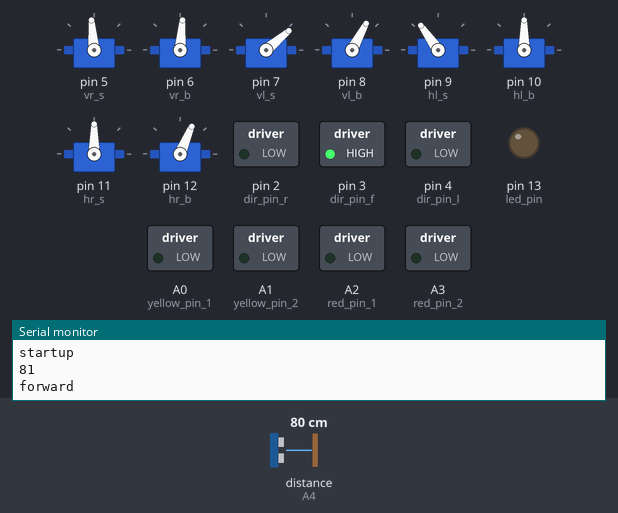
The sketch below on a simulated Arduino Uno, built with avr-gcc and run on an emulated ATmega328P. Parts: 8 × servo, switched loads named in the sketch (green lamp = pin HIGH), output pins drawn as LEDs (lit = HIGH), the last lines printed to the serial monitor. Dashed ring = blinking. Inputs (shaded band) come from the test bench; at power-on: distance to the obstacle (sensor on A4) 80 cm. Random numbers use the default seed unless the sketch sets one; pins used as bus, display or sensor lines are not drawn.

Above: at 5.2 s.
5.3 s: distance to the obstacle (sensor on A4) set to 28 cm
8.8 s: distance to the obstacle (sensor on A4) set to 22 cm
At 9.45 s:
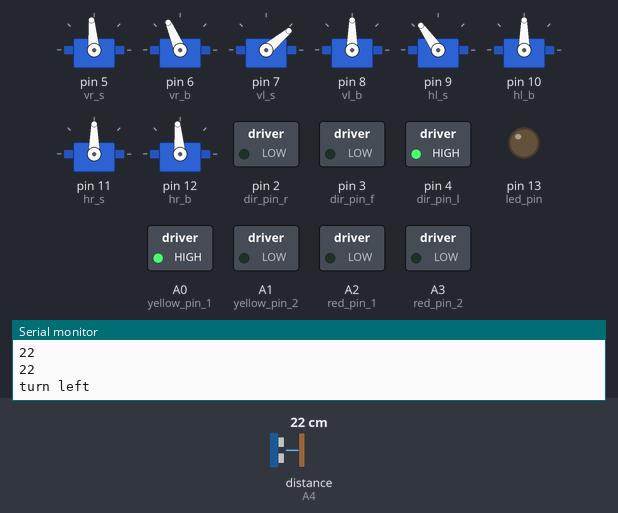
12.3 s: distance to the obstacle (sensor on A4) set to 35 cm
At 13.17 s:
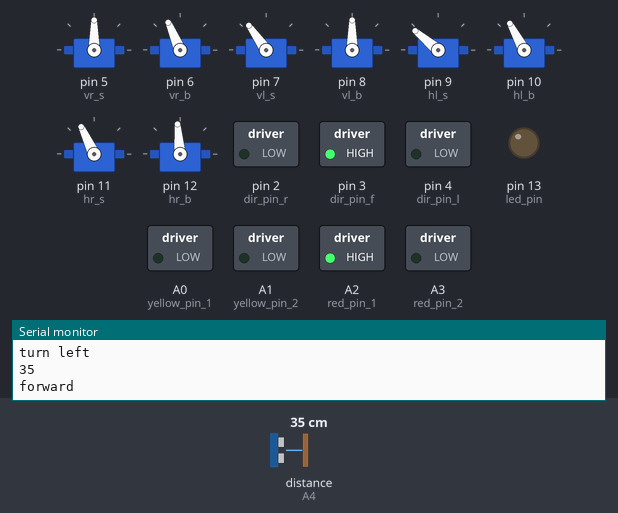
15.8 s: distance to the obstacle (sensor on A4) set to 2 cm
At 20.39 s:
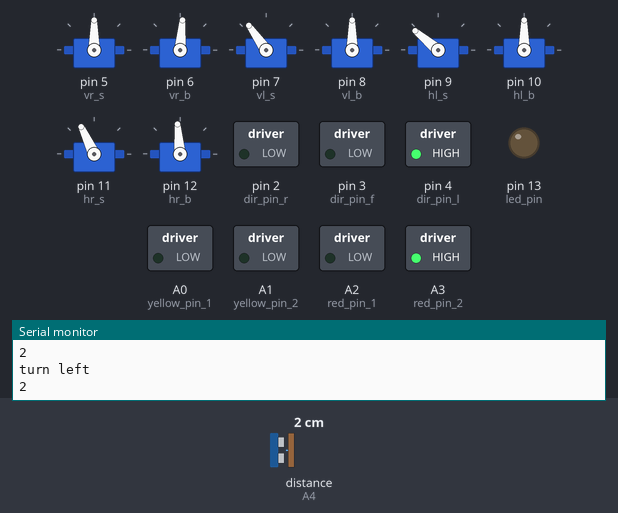
21.0 s: distance to the obstacle (sensor on A4) set to 60 cm
At 24.48 s:
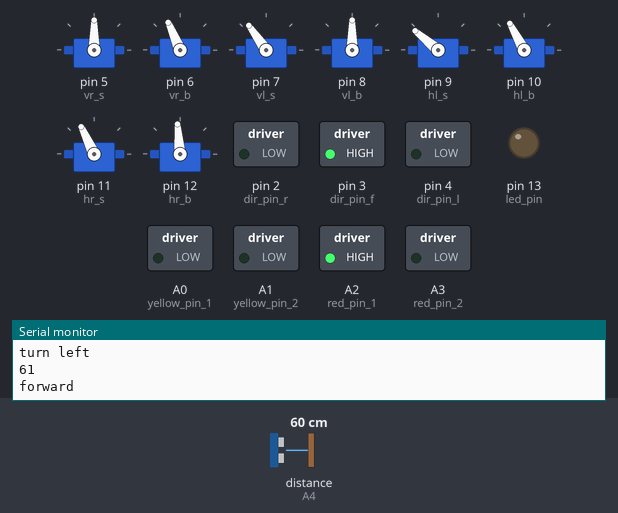
24.5 s: distance to the obstacle (sensor on A4) set to 4 cm
At 26.41 s:
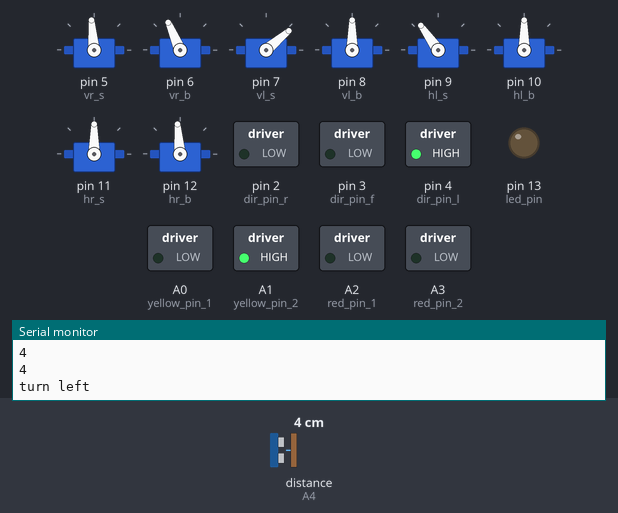
Timing chart, 0 to 36.1 s (numbered marks = the images above; inputs shaded):
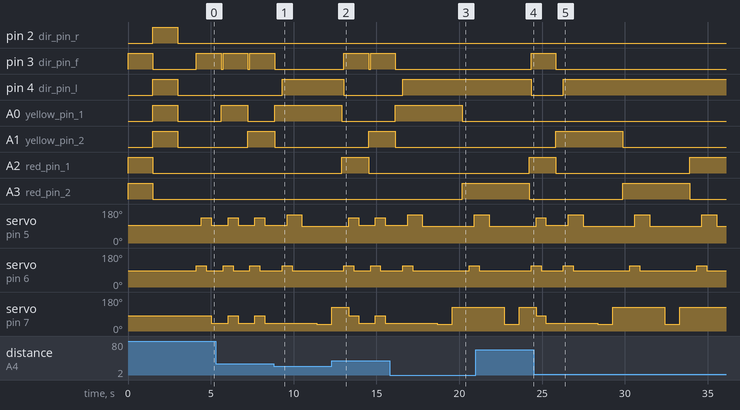

Measured:
- the behaviour switches between 26 and 25 cm on distance to the obstacle (sensor on A4) (found by bisection; images 0 and 1)
- after the input at 8.8 s, pin 4 (dir_pin_l): LOW → HIGH after 0.50 s
- after the input at 12.3 s, pin 3 (dir_pin_f): LOW → HIGH after 0.72 s, → LOW 1.5 s later, → HIGH 0.12 s later; pin 4 (dir_pin_l): HIGH → LOW after 0.72 s; A1 (yellow_pin_2): LOW → HIGH after 2.2 s
- after the input at 15.8 s, pin 4 (dir_pin_l): LOW → HIGH after 0.78 s; A3 (red_pin_2): LOW → HIGH after 4.4 s
- after the input at 21.0 s, pin 3 (dir_pin_f): LOW → HIGH after 3.3 s; pin 4 (dir_pin_l): HIGH → LOW after 3.3 s
- after the input at 24.5 s, pin 4 (dir_pin_l): LOW → HIGH after 1.8 s; A3 (red_pin_2): LOW → HIGH after 5.4 s, → LOW 4.0 s later
- by itself, servo on pin 6 (vr_b): repeats every 4.0 s: 113° 0.60 s, 85° 3.4 s
- by itself, servo on pin 10 (hl_b): repeats every 4.0 s: 118° 0.60 s, 90° 3.4 s

The sketch:

quadro.ino
```cpp
// Control of a mini quadruped robot - Last update: AndreasVan 2015-12-30 Vers. 1.8
// Micro controller = Arduino UNO
// Detecting obstacles with an SR04 ultrasonic sensor
// Based on Mini quadruped MK II by Oleg Evsegneev - thingiverse.com/thing:343420
// this code is public domain, enjoy!


#include <Servo.h>
#include <NewPing.h>


// set names of the servos
/*
 vr_s = front right shoulder
 vr_b = front right leg
 vl_s = front left shoulder
 vl_b = front left leg
 hl_s = rear left shoulder
 hl_b = rear left leg
 hr_s = rear right shoulder
 hr_b = rear right leg
 sono = "servo" for sensor
 */

Servo vr_s;
Servo vr_b;
Servo vl_s;
Servo vl_b;
Servo hr_s;
Servo hr_b;
Servo hl_s;
Servo hl_b;
Servo sono;

NewPing sonar(A5, A4, 200);

// set variables

// set logical values for physical servo home position
int center_vr_s = 95;
int center_vr_b = 85;
int center_vl_s = 80;
int center_vl_b = 90;
int center_hl_s = 85;
int center_hl_b = 90;
int center_hr_s = 90;
int center_hr_b = 95;

int sh = 40;    // movement shoulder
int bn = 28;    // movement leg

int b;
int x;
int w;
int up;
int up2;
int up3;
int down;
int down2;
int steps;
int rightsteps;
int leftsteps;
int back;
int pos;
int dist = 0;

int time;
int step_time = 0;
int step_dir = 0;
boolean step_flag = 0;
boolean red_state = 0;
boolean yellow_state = 0;

int buzz_pin = 1;
int led_pin = 13;
int red_pin_1 = A2;
int red_pin_2 = A3;
int yellow_pin_1 = A0;
int yellow_pin_2 = A1;
int dir_pin_r = 2;
int dir_pin_l = 4;
int dir_pin_f = 3;

const int STEP_TIMEOUT = 2000;

// setup

void setup(){
    pinMode(buzz_pin, OUTPUT);  // buzzer pin
    pinMode(led_pin, OUTPUT);   // hw led pin

    pinMode(red_pin_1, OUTPUT);  // red LED pin
    pinMode(red_pin_2, OUTPUT);  // red LED pin
    pinMode(yellow_pin_1, OUTPUT);  // yellow LED pin
    pinMode(yellow_pin_2, OUTPUT);  // yellow LED pin

    pinMode(dir_pin_r, OUTPUT);  // yellow direction LED pin
    pinMode(dir_pin_l, OUTPUT);  // red direction LED pin
    pinMode(dir_pin_f, OUTPUT);  // green direction LED pin

    randomSeed( analogRead(A1) );

    // assign servos to pins and center servos

    vr_s.attach(5);
    vr_s.write(center_vr_s);
    vr_b.attach(6);
    vr_b.write(center_vr_b);
    vl_s.attach(7);
    vl_s.write(center_vl_s);
    vl_b.attach(8);
    vl_b.write(center_vl_b);
    hl_s.attach(9);
    hl_s.write(center_hl_s);
    hl_b.attach(10);
    hl_b.write(center_hl_b);
    hr_s.attach(11);
    hr_s.write(center_hr_s);
    hr_b.attach(12);
    hr_b.write(center_hr_b);

    //startup

    digitalWrite(yellow_pin_1, LOW);
    digitalWrite(yellow_pin_2, LOW);
    digitalWrite(red_pin_1, HIGH);
    digitalWrite(red_pin_2, HIGH);
    digitalWrite(dir_pin_f, HIGH);

    delay(1500);

    digitalWrite(yellow_pin_1, HIGH);
    digitalWrite(yellow_pin_2, HIGH);
    digitalWrite(red_pin_1, LOW);
    digitalWrite(red_pin_2, LOW);
    digitalWrite(dir_pin_f, LOW);
    digitalWrite(dir_pin_r, HIGH);
    digitalWrite(dir_pin_l, HIGH);

    delay(1500);

    digitalWrite(yellow_pin_1, LOW);
    digitalWrite(yellow_pin_2, LOW);
    digitalWrite(red_pin_1, LOW);
    digitalWrite(red_pin_2, LOW);
    digitalWrite(dir_pin_r, LOW);
    digitalWrite(dir_pin_l, LOW);

    delay(1000);

    //sono

    Serial.begin(9600);
    Serial.println("startup");
    blink(10);
}

void beep(){
    digitalWrite(buzz_pin, HIGH);
    delay(50);
    digitalWrite(buzz_pin, LOW);
    delay(50);
}

void blink( int count ){
    for( char i; i<count; i++ ){
        digitalWrite(led_pin, HIGH);
        digitalWrite(buzz_pin, HIGH);
        delay(100);
        digitalWrite(led_pin, LOW);
        digitalWrite(buzz_pin, LOW);
        delay(100);
    }
}

void idle(){
    delay(300);  //  a bigger number slower walking (more delay between the steps )
}

void forward() {
    Serial.println("forward");
    digitalWrite(dir_pin_l, LOW);
    digitalWrite(dir_pin_r, LOW);
    digitalWrite(dir_pin_f, HIGH);

    hl_b.write(center_hl_b+bn);
    vr_b.write(center_vr_b+bn);
    idle();

// lift front right leg, move front right shoulder forward and rear right shoulder backward, lower front right leg
    vr_s.write(center_vr_s+sh);
    hr_s.write(center_hr_s-sh);
    vl_s.write(center_vl_s);
    hl_s.write(center_hl_s);
    idle();

 // lift rear left leg, move rear left shoulder forward and front right shoulder backward, lower rear left leg
    hl_b.write(center_hl_b);
    vr_b.write(center_vr_b);
    hr_b.write(center_hr_b-bn);
    vl_b.write(center_vl_b-bn);
    idle();

  // lift front left leg, move front left shoulder forward and rear left shoulder backward, lower front left leg
    vl_s.write(center_vl_s-sh);
    hl_s.write(center_hl_s+sh);
    vr_s.write(center_vr_s);
    hr_s.write(center_hr_s);
    idle();

// lift rear right leg, move rear right shoulder forward and front left shoulder backward, lower rear right leg
    hr_b.write(center_hr_b);
    vl_b.write(center_vl_b);
    idle();

    yellow_state = !yellow_state;
    digitalWrite(yellow_pin_1, yellow_state);
    digitalWrite(yellow_pin_2, !yellow_state);
    digitalWrite(red_pin_1, LOW);
    digitalWrite(red_pin_2, LOW);
    digitalWrite(dir_pin_r, LOW);
    digitalWrite(dir_pin_l, LOW);
    digitalWrite(dir_pin_f, LOW);
}


void step_stop(){
    vr_s.write(center_vr_s+45);
    vl_s.write(center_vl_s-45);
    hr_s.write(center_hr_s-65);
    hl_s.write(center_hl_s+65);

    vr_b.write(center_vr_b+bn);
    vl_b.write(center_vl_b-bn);
    hr_b.write(center_hr_b-bn);
    hl_b.write(center_hl_b+bn);
}

void step( int step_dir ){
    if( step_dir )
        step_right();
    else
        step_left();

    red_state = !red_state;
    digitalWrite(yellow_pin_1, LOW);
    digitalWrite(yellow_pin_2, LOW);
    digitalWrite(red_pin_1, red_state);
    digitalWrite(red_pin_2, !red_state);
}

void step_right(){
    Serial.println("turn right");
    digitalWrite(dir_pin_l, LOW);
    digitalWrite(dir_pin_r, HIGH);
    digitalWrite(dir_pin_f, LOW);

// lift front right leg, move front right shoulder forward, rear right shoulder backward, lower front right leg
    vr_b.write(center_vr_b+bn);
    idle();
    vr_s.write(center_vr_s+55);
    hr_s.write(center_hr_s-45);
    idle();
    vr_b.write(center_vr_b);
    idle();

// lift rear left leg, move rear left shoulder forward and front right shoulder backward, lower rear left leg
    hl_b.write(center_hl_b+bn);
    idle();
    hl_s.write(center_hl_s+45);
    vr_s.write(center_vr_s-5);
    idle();
    hl_b.write(center_hl_b);
    idle();


// lift front left leg, move front left shoulder forward and rear left shoulder backward, lower front left leg
    vl_b.write(center_vl_b-bn);
    idle();
    vl_s.write(center_vl_s-45);
    hl_s.write(center_hl_s+55);
    idle();
    vl_b.write(center_vl_b);
    idle();


// lift rear right leg, move rear right shoulder forward and front left shoulder backward, lower rear right leg
    hr_b.write(center_hr_b-bn);
    idle();
    hr_s.write(center_hr_s+25);
    vl_s.write(center_vl_s+45);
    idle();
    hr_b.write(center_hr_b);
    idle();

}

void step_left(){
    Serial.println("turn left");
    digitalWrite(dir_pin_l, HIGH);
    digitalWrite(dir_pin_r, LOW);
    digitalWrite(dir_pin_f, LOW);

// lift front right leg, move front right shoulder forward, rear right shoulder backward, lower front right leg
  vr_b.write(center_vr_b+bn);
  idle();
  vr_s.write(center_vr_s+55);
  hr_s.write(center_hr_s-45);
  idle();
    vr_b.write(center_vr_b);
      idle();

// lift rear left leg, move rear left shoulder forward and front right shoulder backward, lower rear left leg
    hl_b.write(center_hl_b+bn);
 idle();
    hl_s.write(center_hl_s+45);
    vr_s.write(center_vr_s-5);
 idle();
    hl_b.write(center_hl_b);
 idle();


// lift front left leg, move front left shoulder forward and rear left shoulder backward, lower front left leg
    vl_b.write(center_vl_b-bn);
  idle();
    vl_s.write(center_vl_s-45);
    hl_s.write(center_hl_s+55);
  idle();
    vl_b.write(center_vl_b);
  idle();


// lift rear right leg, move rear right shoulder forward and front left shoulder backward, lower rear right leg
    hr_b.write(center_hr_b-bn);
  idle();
    hr_s.write(center_hr_s+25);
    vl_s.write(center_vl_s+45);
  idle();
    hr_b.write(center_hr_b);
  idle();

}

void loop(){
    dist = sonar.convert_cm( sonar.ping_median(5) );
    Serial.println(dist);
    time = millis();

    if( time - step_time > STEP_TIMEOUT ){
        step_flag = 0;
    }

    if( !step_flag && (!dist || dist > 25) ){
        step_flag = 0;
        forward();
    } else {
        beep();
        if( !step_flag ){
            step_dir = random(1);
            step_flag = 1;
            step_time = millis();
        } else
            step( step_dir );
    }
}
```
